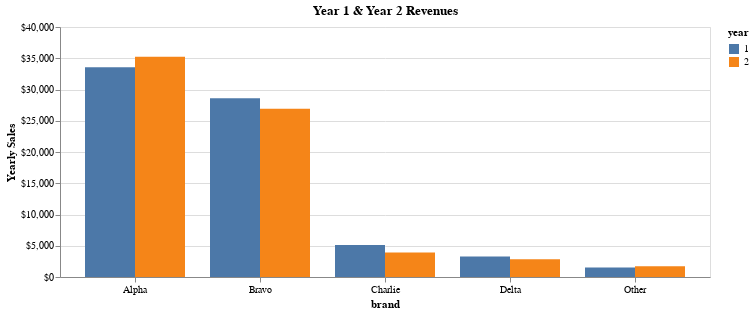

The notebook cell saved with this chart:
### Code cell
chart = alt.Chart(annual_sales.collect()).mark_bar().encode(
    x=alt.X("brand:N", 
            axis=alt.Axis(labelAngle=0)),
    xOffset="year:N",
    y=alt.Y("Yearly Sales:Q",
            axis=alt.Axis(format="$,.0f")),
    color=alt.Color("year:N"),
).properties(
    width=650,
    height=250,
    title='Year 1 & Year 2 Revenues'
).show()

alt.JupyterChart(chart)

### Figure 1 — Vega-Lite specification as saved in the notebook (floating-point values rounded to 4 significant figures)
{"$schema": "https://vega.github.io/schema/vega-lite/v5.20.1.json", "config": {"view": {"continuousHeight": 300, "continuousWidth": 300}}, "data": {"name": "data-9f70556a7f29516d1d2d11a511b5a3ac"}, "datasets": {"data-9f70556a7f29516d1d2d11a511b5a3ac": [{"Yearly Sales": 33570.0, "brand": "Alpha", "year": 1}, {"Yearly Sales": 5121.0, "brand": "Charlie", "year": 1}, {"Yearly Sales": 1535.0, "brand": "Other", "year": 1}, {"Yearly Sales": 3272.0, "brand": "Delta", "year": 1}, {"Yearly Sales": 28600.0, "brand": "Bravo", "year": 1}, {"Yearly Sales": 26930.0, "brand": "Bravo", "year": 2}, {"Yearly Sales": 35250.0, "brand": "Alpha", "year": 2}, {"Yearly Sales": 3923.0, "brand": "Charlie", "year": 2}, {"Yearly Sales": 2821.0, "brand": "Delta", "year": 2}, {"Yearly Sales": 1740.0, "brand": "Other", "year": 2}]}, "encoding": {"color": {"field": "year", "type": "nominal"}, "x": {"axis": {"labelAngle": 0}, "field": "brand", "type": "nominal"}, "xOffset": {"field": "year", "type": "nominal"}, "y": {"axis": {"format": "$,.0f"}, "field": "Yearly Sales", "type": "quantitative"}}, "height": 250, "mark": {"type": "bar"}, "title": "Year 1 & Year 2 Revenues", "width": 650}
